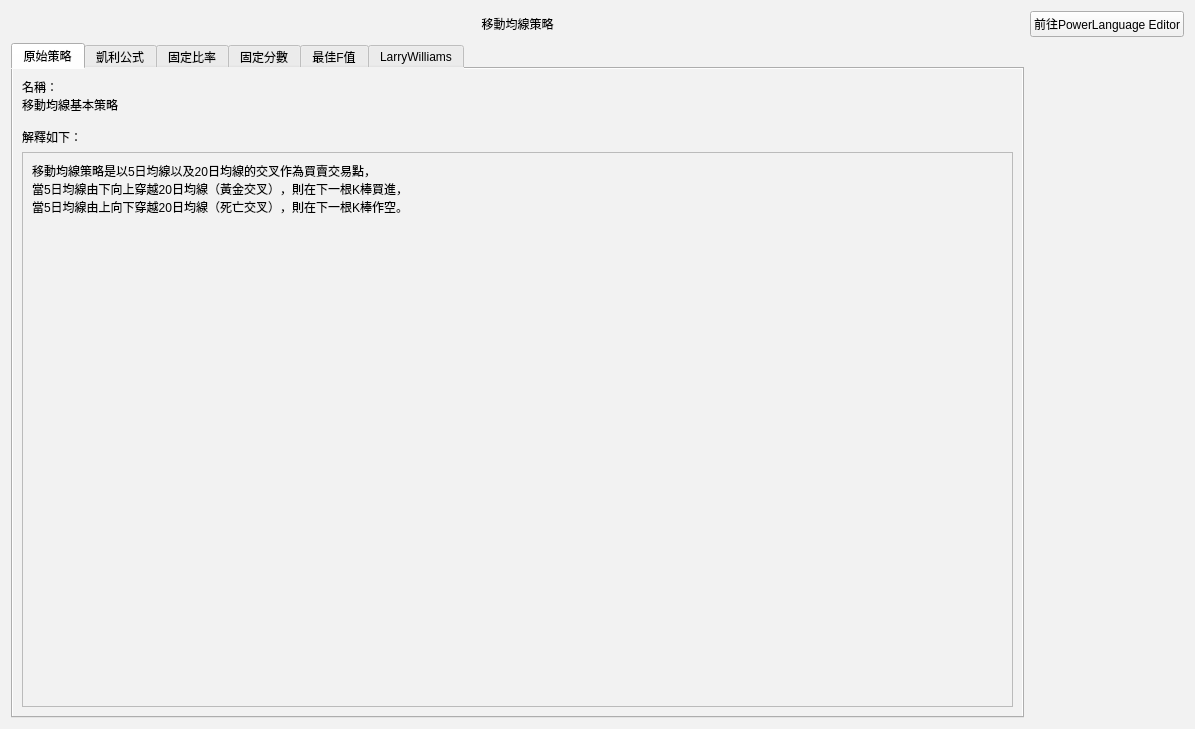
<?xml version="1.0" encoding="UTF-8"?>
<ui version="4.0">
 <class>Form</class>
 <widget class="QWidget" name="Form">
  <property name="geometry">
   <rect>
    <x>0</x>
    <y>0</y>
    <width>1195</width>
    <height>729</height>
   </rect>
  </property>
  <property name="windowTitle">
   <string>Form</string>
  </property>
  <property name="styleSheet">
   <string notr="true">background-color: rgb(242, 242, 242);</string>
  </property>
  <layout class="QGridLayout" name="gridLayout">
   <item row="0" column="1">
    <widget class="QPushButton" name="pushButton">
     <property name="text">
      <string>前往PowerLanguage Editor</string>
     </property>
    </widget>
   </item>
   <item row="0" column="0">
    <widget class="QLabel" name="label_2">
     <property name="text">
      <string>移動均線策略</string>
     </property>
     <property name="alignment">
      <set>Qt::AlignCenter</set>
     </property>
    </widget>
   </item>
   <item row="1" column="0">
    <widget class="QTabWidget" name="tabWidget">
     <property name="tabShape">
      <enum>QTabWidget::Rounded</enum>
     </property>
     <property name="currentIndex">
      <number>0</number>
     </property>
     <property name="tabBarAutoHide">
      <bool>false</bool>
     </property>
     <widget class="QWidget" name="tab">
      <attribute name="title">
       <string>原始策略</string>
      </attribute>
      <layout class="QGridLayout" name="gridLayout_2">
       <item row="0" column="0">
        <widget class="QLabel" name="label">
         <property name="text">
          <string>名稱：
移動均線基本策略

解釋如下：</string>
         </property>
         <property name="alignment">
          <set>Qt::AlignLeading|Qt::AlignLeft|Qt::AlignTop</set>
         </property>
        </widget>
       </item>
       <item row="1" column="0">
        <widget class="QScrollArea" name="scrollArea">
         <property name="widgetResizable">
          <bool>true</bool>
         </property>
         <widget class="QWidget" name="scrollAreaWidgetContents">
          <property name="geometry">
           <rect>
            <x>0</x>
            <y>0</y>
            <width>948</width>
            <height>536</height>
           </rect>
          </property>
          <layout class="QGridLayout" name="gridLayout_7">
           <item row="0" column="0">
            <widget class="QLabel" name="label_9">
             <property name="text">
              <string>移動均線策略是以5日均線以及20日均線的交叉作為買賣交易點，
當5日均線由下向上穿越20日均線（黃金交叉），則在下一根K棒買進，
當5日均線由上向下穿越20日均線（死亡交叉），則在下一根K棒作空。
</string>
             </property>
             <property name="textFormat">
              <enum>Qt::PlainText</enum>
             </property>
             <property name="alignment">
              <set>Qt::AlignLeading|Qt::AlignLeft|Qt::AlignTop</set>
             </property>
            </widget>
           </item>
          </layout>
         </widget>
        </widget>
       </item>
      </layout>
     </widget>
     <widget class="QWidget" name="tab_2">
      <attribute name="title">
       <string>凱利公式</string>
      </attribute>
      <layout class="QGridLayout" name="gridLayout_3">
       <item row="0" column="0">
        <widget class="QLabel" name="label_3">
         <property name="text">
          <string>名稱：
移動均線＋凱利公式

解釋如下：</string>
         </property>
        </widget>
       </item>
       <item row="1" column="0">
        <widget class="QScrollArea" name="scrollArea_2">
         <property name="widgetResizable">
          <bool>true</bool>
         </property>
         <widget class="QWidget" name="scrollAreaWidgetContents_2">
          <property name="geometry">
           <rect>
            <x>0</x>
            <y>0</y>
            <width>948</width>
            <height>536</height>
           </rect>
          </property>
          <layout class="QGridLayout" name="gridLayout_9">
           <item row="0" column="0">
            <widget class="QLabel" name="label_10">
             <property name="text">
              <string>凱利公式是一種資金管理的方法，
最初為貝爾實驗室物理學家John Larry Kelly於1956年在《貝爾系統技術期刊》中發表，
用以計算每次賭局中，決定下一次賭注所投入的資金比例。

f=下注比例（f = p - q/b）, b=賠率, p=獲利機率, q=虧損機率
並且設定pTS(交易口數)=f

並且將凱利公式加上移動均線策略：
當5日均線由下向上穿越20日均線（黃金交叉），則在下一根K棒買進pTS，
當5日均線由上向下穿越20日均線（死亡交叉），則在下一根K棒作空pTS。
</string>
             </property>
             <property name="alignment">
              <set>Qt::AlignLeading|Qt::AlignLeft|Qt::AlignTop</set>
             </property>
            </widget>
           </item>
          </layout>
         </widget>
        </widget>
       </item>
      </layout>
     </widget>
     <widget class="QWidget" name="tab_3">
      <attribute name="title">
       <string>固定比率</string>
      </attribute>
      <layout class="QGridLayout" name="gridLayout_4">
       <item row="0" column="0">
        <widget class="QLabel" name="label_4">
         <property name="text">
          <string>名稱：
移動均線＋固定比率

解釋如下：</string>
         </property>
        </widget>
       </item>
       <item row="1" column="0">
        <widget class="QScrollArea" name="scrollArea_3">
         <property name="widgetResizable">
          <bool>true</bool>
         </property>
         <widget class="QWidget" name="scrollAreaWidgetContents_3">
          <property name="geometry">
           <rect>
            <x>0</x>
            <y>0</y>
            <width>948</width>
            <height>536</height>
           </rect>
          </property>
          <layout class="QGridLayout" name="gridLayout_10">
           <item row="0" column="0">
            <widget class="QLabel" name="label_11">
             <property name="text">
              <string>固定比率（Fixed Ratio）的資金管理模式，是由Ryan Jones在1999寫的「The Trading Game」書中所提出的。
基本上的計算方式是這樣的：

假設我們的初始資金有NTD $100萬，delta 設為 NTD $20000。假設我們現在用$100萬交易一口合約。

交易第二口合約所需資金 = 交易第一口合約所需資金 + delta($2萬元) * 1

交易第三口合約所需資金 = 交易第二口合約所需資金 + delta($2萬元) * 2

依此類推……

並設定
Equity = Round((InitialCapital + Netprofit + OpenPositionProfit), 0)
contractamount = 0.5*(1 + SquareRoot(1 + 8*Equity/Delta));
if contractamount &lt; 1 then ContractAmt = 1;
if contractamount &gt; MaxSize then ContractAmt = Maxsize;
而pTS（交易口數）＝ contractamount
最後將此套入移動暈線策略中使用：
當5日均線由下向上穿越20日均線（黃金交叉），則在下一根K棒買進pTS，
當5日均線由上向下穿越20日均線（死亡交叉），則在下一根K棒作空pTS。
</string>
             </property>
             <property name="alignment">
              <set>Qt::AlignLeading|Qt::AlignLeft|Qt::AlignTop</set>
             </property>
            </widget>
           </item>
          </layout>
         </widget>
        </widget>
       </item>
      </layout>
     </widget>
     <widget class="QWidget" name="tab_4">
      <attribute name="title">
       <string>固定分數</string>
      </attribute>
      <layout class="QGridLayout" name="gridLayout_5">
       <item row="0" column="0">
        <widget class="QLabel" name="label_5">
         <property name="text">
          <string>名稱：
移動均線＋固定分數

解釋如下：</string>
         </property>
        </widget>
       </item>
       <item row="1" column="0">
        <widget class="QScrollArea" name="scrollArea_4">
         <property name="widgetResizable">
          <bool>true</bool>
         </property>
         <widget class="QWidget" name="scrollAreaWidgetContents_4">
          <property name="geometry">
           <rect>
            <x>0</x>
            <y>0</y>
            <width>948</width>
            <height>536</height>
           </rect>
          </property>
          <layout class="QGridLayout" name="gridLayout_11">
           <item row="0" column="0">
            <widget class="QLabel" name="label_12">
             <property name="text">
              <string>固定分數（Fixed Fraction）和固定比率都是常用的資金管理模式，
而固定分數的基本邏輯是，限制住每一交易所冒的風險佔我們整體資金的比例。
假設今天我們有NTD $100萬的資金，而每次交易的損失不超過手中資金的2%，而這2%就數我們的交易風險比例。

我們將此資金管理方法加入移動均線策略中使用：
當5日均線由下向上穿越20日均線（黃金交叉），則在下一根K棒買進pTS，
當5日均線由上向下穿越20日均線（死亡交叉），則在下一根K棒作空pTS。
</string>
             </property>
             <property name="alignment">
              <set>Qt::AlignLeading|Qt::AlignLeft|Qt::AlignTop</set>
             </property>
            </widget>
           </item>
          </layout>
         </widget>
        </widget>
       </item>
      </layout>
     </widget>
     <widget class="QWidget" name="tab_5">
      <attribute name="title">
       <string>最佳F值</string>
      </attribute>
      <layout class="QGridLayout" name="gridLayout_6">
       <item row="1" column="0">
        <widget class="QScrollArea" name="scrollArea_5">
         <property name="widgetResizable">
          <bool>true</bool>
         </property>
         <widget class="QWidget" name="scrollAreaWidgetContents_5">
          <property name="geometry">
           <rect>
            <x>0</x>
            <y>0</y>
            <width>948</width>
            <height>536</height>
           </rect>
          </property>
          <layout class="QGridLayout" name="gridLayout_12">
           <item row="0" column="0">
            <widget class="QLabel" name="label_13">
             <property name="text">
              <string>最佳F值法是由Ralph Vince在1992年
《The Mathematics of Money Management: Risk Analysis Techniques for Traders》一
書中認為凱利公式只適用於理論上輸贏機率各半的傳統賭局，不適合變化多端的實際賭局因此提出。
最佳F值法（Optimal f），巧妙的運用Kelly的概念，
由於實際賭局中輸贏機率為動態的，故透過下注後去計算每次的持有收益率，
進而避開傳統賭局的固定機率與賠率的限制，
期望在資金配置的同時可以在投資與損失之中達到平衡。

我們將此資金管理方法加入移動均線策略中使用：
當5日均線由下向上穿越20日均線（黃金交叉），則在下一根K棒買進pTS，
當5日均線由上向下穿越20日均線（死亡交叉），則在下一根K棒作空pTS。
</string>
             </property>
             <property name="alignment">
              <set>Qt::AlignLeading|Qt::AlignLeft|Qt::AlignTop</set>
             </property>
            </widget>
           </item>
          </layout>
         </widget>
        </widget>
       </item>
       <item row="0" column="0">
        <widget class="QLabel" name="label_6">
         <property name="text">
          <string>名稱：
移動均線＋最佳F值

解釋如下：</string>
         </property>
        </widget>
       </item>
      </layout>
     </widget>
     <widget class="QWidget" name="tab_6">
      <attribute name="title">
       <string>LarryWilliams</string>
      </attribute>
      <layout class="QGridLayout" name="gridLayout_8">
       <item row="1" column="0">
        <widget class="QScrollArea" name="scrollArea_6">
         <property name="widgetResizable">
          <bool>true</bool>
         </property>
         <widget class="QWidget" name="scrollAreaWidgetContents_6">
          <property name="geometry">
           <rect>
            <x>0</x>
            <y>0</y>
            <width>948</width>
            <height>536</height>
           </rect>
          </property>
          <layout class="QGridLayout" name="gridLayout_13">
           <item row="0" column="0">
            <widget class="QLabel" name="label_14">
             <property name="text">
              <string>Larry Williams資金方法，
係指第一口合約所需資金 = 初始保證金＋歷史回測中的MDD(最大策略虧損)*150%
每賺到一個MDD*150%的資金，就加碼一口

並且將此資金管理方法加入移動均線策略中使用。
</string>
             </property>
             <property name="alignment">
              <set>Qt::AlignLeading|Qt::AlignLeft|Qt::AlignTop</set>
             </property>
            </widget>
           </item>
          </layout>
         </widget>
        </widget>
       </item>
       <item row="0" column="0">
        <widget class="QLabel" name="label_7">
         <property name="text">
          <string>名稱：
移動均線＋LarryWilliams

解釋如下：</string>
         </property>
        </widget>
       </item>
      </layout>
     </widget>
    </widget>
   </item>
  </layout>
 </widget>
 <resources/>
 <connections/>
</ui>
